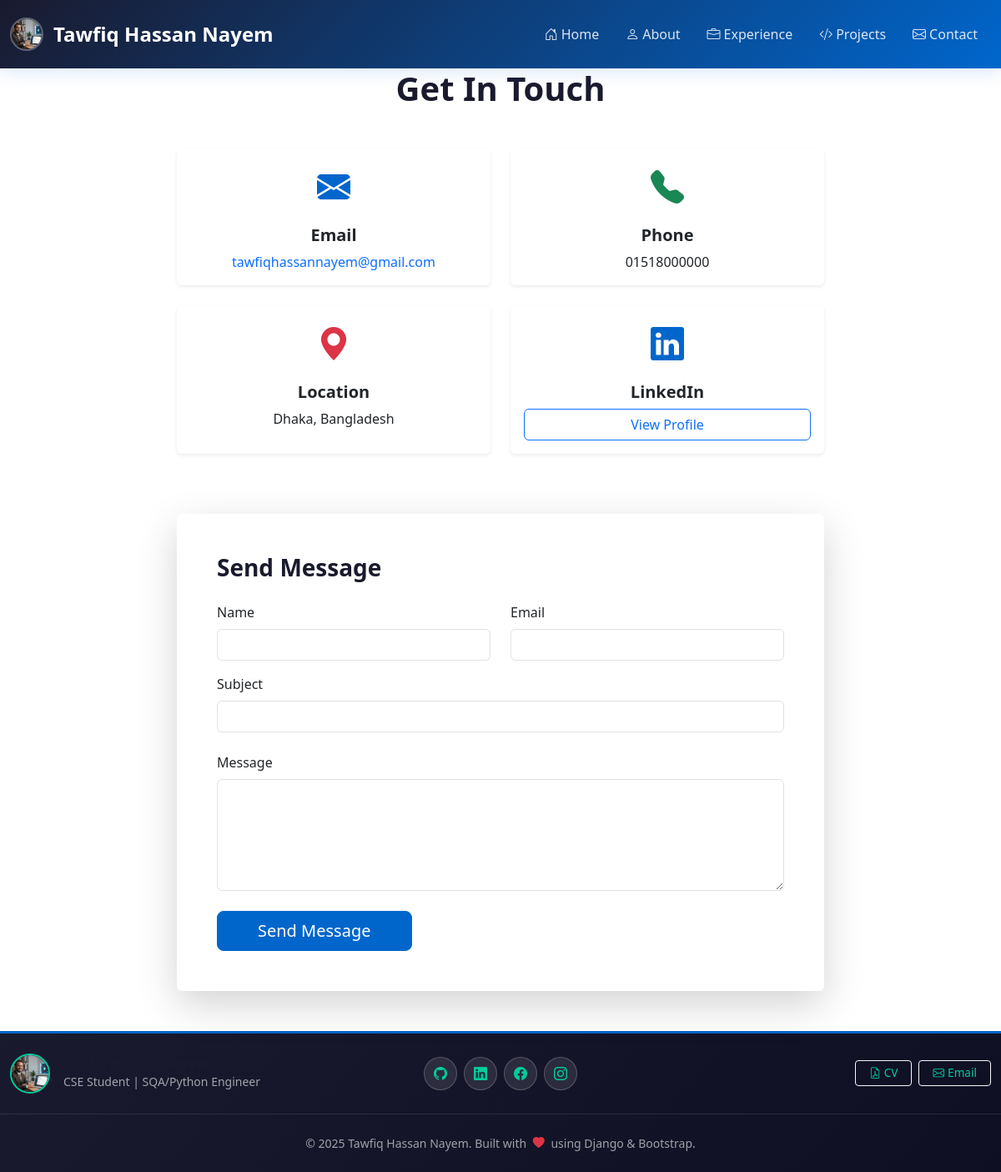
Page /contact/ on the committed database.
### Main/models.py (models this page shows, shortened)
class Profile(models.Model):
    full_name = models.CharField(max_length=150)
    headline = models.CharField(
        max_length=200,
        help_text="Short title, e.g. 'CSE Student & Aspiring SQA/Python Engineer'",
    )
    location = models.CharField(max_length=150, blank=True)
    email = models.EmailField()
    phone = models.CharField(max_length=30, blank=True)
    linkedin_url = models.URLField(blank=True)
    github_url = models.URLField(blank=True)
    facebook_url = models.URLField(blank=True)
    instagram_url = models.URLField(blank=True)
    cv_file = models.FileField(upload_to='cv/', blank=True, null=True)
    about = models.TextField(help_text="Short bio / summary")
    profile_image = models.ImageField(upload_to='profiles/', blank=True, null=True)
    updated_at = models.DateTimeField(auto_now=True)
    class Meta:
        verbose_name = "Profile"
        verbose_name_plural = "Profile"

### Main/views.py (the view, shortened to what this page needs)
# urls.py: path("contact/", contact_view, name="contact"),
def contact_view(request):
    profile = Profile.objects.first()
    context = {"profile": profile}
    return render(request, "contact.html", context)

### templates/contact.html (shortened to what this page needs)
{% extends "base.html" %}
{% block content %}
<div class="container">
  <div class="row">
    <div class="col-lg-8 mx-auto">
      <h1 class="mb-5 text-center">Get In Touch</h1>
      <div class="row mb-5">
        <div class="col-md-6 mb-4">
          <div class="card border-0 shadow-sm h-100">
            <div class="card-body text-center">
              <div class="contact-icon mb-3">
                <i class="bi bi-envelope-fill text-primary fs-1"></i>
              </div>
              <h5 class="card-title">Email</h5>
              <p class="card-text">
                <a href="mailto:{{ profile.email }}" class="text-decoration-none">{{ profile.email }}</a>
              </p>
            </div>
          </div>
        </div>
        {% if profile.phone %}
        <div class="col-md-6 mb-4">
          <div class="card border-0 shadow-sm h-100">
            <div class="card-body text-center">
              <div class="contact-icon mb-3">
                <i class="bi bi-telephone-fill text-success fs-1"></i>
              </div>
              <h5 class="card-title">Phone</h5>
              <p class="card-text">{{ profile.phone }}</p>
            </div>
          </div>
        </div>
        {% endif %}
        <div class="col-md-6 mb-4">
          <div class="card border-0 shadow-sm h-100">
            <div class="card-body text-center">
              <div class="contact-icon mb-3">
                <i class="bi bi-geo-alt-fill text-danger fs-1"></i>
              </div>
              <h5 class="card-title">Location</h5>
              <p class="card-text">{{ profile.location }}</p>
            </div>
          </div>
        </div>
        <div class="col-md-6 mb-4">
          <div class="card border-0 shadow-sm h-100">
            <div class="card-body text-center">
              <div class="contact-icon mb-3">
                <i class="bi bi-linkedin text-primary fs-1"></i>
              </div>
              <h5 class="card-title">LinkedIn</h5>
              {% if profile.linkedin_url %}
                <a href="{{ profile.linkedin_url }}" target="_blank" class="btn btn-outline-primary w-100">
                  View Profile
                </a>
              {% endif %}
            </div>
          </div>
        </div>
      </div>
      <div class="card border-0 shadow-lg">
        <div class="card-body p-5">
          <h3 class="mb-4">Send Message</h3>
          <form method="post" action="{% url 'contact' %}">
            <div class="row">
              <div class="col-md-6 mb-3">
                <label class="form-label">Name</label>
                <input type="text" class="form-control" name="name" required>
              </div>
              <div class="col-md-6 mb-3">
                <label class="form-label">Email</label>
                <input type="email" class="form-control" name="email" required>
              </div>
            </div>
            <div class="mb-4">
              <label class="form-label">Subject</label>
              <input type="text" class="form-control" name="subject" required>
            </div>
            <div class="mb-4">
              <label class="form-label">Message</label>
              <textarea class="form-control" name="message" rows="5" required></textarea>
            </div>
            <button type="submit" class="btn btn-primary btn-lg px-5">Send Message</button>
          </form>
        </div>
      </div>
    </div>
  </div>
</div>
{% endblock %}

### templates/base.html (shortened to what this page needs)
{% load static %}
<!doctype html>
<html lang="en">
<head>
  <link href="https://cdn.jsdelivr.net/npm/bootstrap@5.3.2/dist/css/bootstrap.min.css" rel="stylesheet">
  <link href="https://cdn.jsdelivr.net/npm/bootstrap-icons@1.11.0/font/bootstrap-icons.css" rel="stylesheet">
</head>
<body class="d-flex flex-column min-vh-100">
  <nav class="navbar navbar-expand-lg navbar-dark sticky-top">
    <div class="container">
      {% with profile=profile|default_if_none:'' %}
        <a class="navbar-brand" href="{% url 'home' %}">
          {% if profile and profile.profile_image %}
            <img src="{{ profile.profile_image.url }}" alt="Profile" loading="lazy">
          {% endif %}
          {{ profile.full_name|default:"Tawfiq" }}
        </a>
      {% endwith %}
      <div class="collapse navbar-collapse" id="navbarNav">
        <ul class="navbar-nav ms-auto">
          <li class="nav-item"><a class="nav-link" href="{% url 'home' %}"><i class="bi bi-house-door me-1"></i>Home</a></li>
          <li class="nav-item"><a class="nav-link" href="{% url 'about' %}"><i class="bi bi-person me-1"></i>About</a></li>
          <li class="nav-item"><a class="nav-link" href="{% url 'experience' %}"><i class="bi bi-briefcase me-1"></i>Experience</a></li>
          <li class="nav-item"><a class="nav-link" href="{% url 'projects' %}"><i class="bi bi-code-slash me-1"></i>Projects</a></li>
          <li class="nav-item"><a class="nav-link" href="{% url 'contact' %}"><i class="bi bi-envelope me-1"></i>Contact</a></li>
        </ul>
      </div>
    </div>
  </nav>
  <main class="flex-grow-1">
    {% block content %}{% endblock %}
  </main>
  <footer class="py-4 mt-5">
    <div class="container">
      <div class="row align-items-center mb-4 pb-4 border-bottom border-secondary border-opacity-25">
        <div class="col-md-4 col-12 text-center text-md-start mb-4 mb-md-0">
          <div class="d-flex align-items-center justify-content-center justify-content-md-start gap-3">
            {% if profile.profile_image %}
              <img src="{{ profile.profile_image.url }}" class="rounded-circle" style="width: 48px; height: 48px; object-fit: cover; border: 2px solid var(--secondary);" alt="Profile">
            {% else %}
              <div class="bg-primary rounded-circle d-flex align-items-center justify-content-center text-white fw-bold" style="width: 48px; height: 48px;">
                {{ profile.full_name|first|upper }}
              </div>
            {% endif %}
            <div>
              <h6 class="mb-0 fw-bold">{{ profile.full_name|default:"Tawfiq Hassan Nayem" }}</h6>
              <small class="text-muted">CSE Student | SQA/Python Engineer</small>
            </div>
          </div>
        </div>
        <div class="col-md-4 col-12 text-center mb-4 mb-md-0">
          <div class="social-icons d-flex justify-content-center gap-2">
            {% if profile.github_url %}
              <a href="{{ profile.github_url }}" target="_blank" title="GitHub">
                <i class="bi bi-github"></i>
              </a>
            {% endif %}
            {% if profile.linkedin_url %}
              <a href="{{ profile.linkedin_url }}" target="_blank" title="LinkedIn">
                <i class="bi bi-linkedin"></i>
              </a>
            {% endif %}
            {% if profile.facebook_url %}
              <a href="{{ profile.facebook_url }}" target="_blank" title="Facebook">
                <i class="bi bi-facebook"></i>
              </a>
            {% endif %}
            {% if profile.instagram_url %}
              <a href="{{ profile.instagram_url }}" target="_blank" title="Instagram">
                <i class="bi bi-instagram"></i>
              </a>
            {% endif %}
          </div>
        </div>
        <div class="col-md-4 col-12 text-center text-md-end">
          <div class="d-flex justify-content-center justify-content-md-end gap-2 flex-wrap">
            {% if profile.cv_file %}
              <a href="{{ profile.cv_file.url }}" download class="btn btn-outline-light btn-sm px-3">
                <i class="bi bi-file-earmark-pdf me-1"></i>CV
              </a>
            {% endif %}
            {% if profile.email %}
              <a href="mailto:{{ profile.email }}" class="btn btn-outline-light btn-sm px-3">
                <i class="bi bi-envelope me-1"></i>Email
              </a>
            {% endif %}
          </div>
        </div>
      </div>
      <div class="row">
        <div class="col-12 text-center">
          <p class="mb-0 text-muted small">
            &copy; 2025 Tawfiq Hassan Nayem. Built with <i class="bi bi-heart-fill text-danger mx-1"></i> using Django & Bootstrap.
          </p>
        </div>
      </div>
    </div>
  </footer>
</body>
</html>

### templates/base.html (style rules this page uses)
:root { --primary: #0066cc; --secondary: #00cc99; --dark: #1a1a2e; --light: #f5f7fa; --text: #2d3748; --success: #10b981; --warning: #f59e0b; --border: #e2e8f0; }
* { margin: 0; padding: 0; box-sizing: border-box; }
html { scroll-behavior: smooth; }
body { font-family: 'Segoe UI', Tahoma, Geneva, Verdana, sans-serif; color: var(--text); background-color: #ffffff; }
.navbar { background: linear-gradient(135deg, var(--dark) 0%, var(--primary) 100%) !important; box-shadow: 0 4px 20px rgba(0, 102, 204, 0.15); padding: 1rem 0; }
.navbar-brand { font-size: 1.5rem; font-weight: 700; color: #ffffff !important; display: flex; align-items: center; gap: 0.75rem; transition: all 0.3s ease; }
.navbar-brand img { width: 40px; height: 40px; border-radius: 50%; object-fit: cover; border: 2px solid rgba(255,255,255,0.3); }
.nav-link { color: rgba(255,255,255,0.85) !important; font-weight: 500; transition: all 0.3s ease; margin: 0 0.5rem; }
footer { background: linear-gradient(135deg, var(--dark) 0%, #0f0f23 100%); color: #ffffff; border-top: 3px solid var(--primary); margin-top: auto; }
footer a { color: var(--secondary) !important; text-decoration: none; transition: all 0.3s ease; }
footer .text-muted { color: rgba(255,255,255,0.6) !important; }
footer .social-icons a { display: inline-flex; align-items: center; justify-content: center; width: 40px; height: 40px; background: rgba(255,255,255,0.1); border-radius: 50%; border: 1px solid rgba(255,255,255,0.2); }
footer .btn { font-size: 0.85rem; }
.container { max-width: 1200px; }
h1, h2, h3, h4, h5, h6 { color: var(--dark); font-weight: 600; }
.text-primary { color: var(--primary) !important; }
.btn-primary { background-color: var(--primary); border-color: var(--primary); }

### rows in the picture
Profile: profile_image (picture), full_name "Tawfiq Hassan Nayem", email "tawfiqhassannayem@gmail.com", phone "01518000000", location "Dhaka, Bangladesh"
